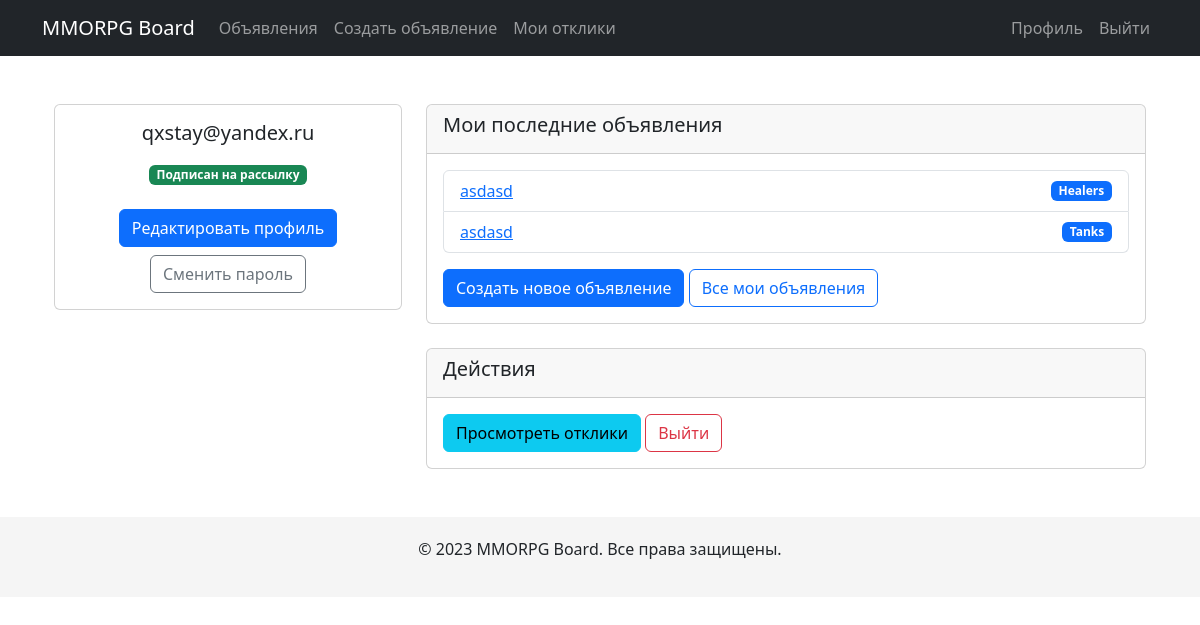
The app's page /account/profile/ (signed in), older data.
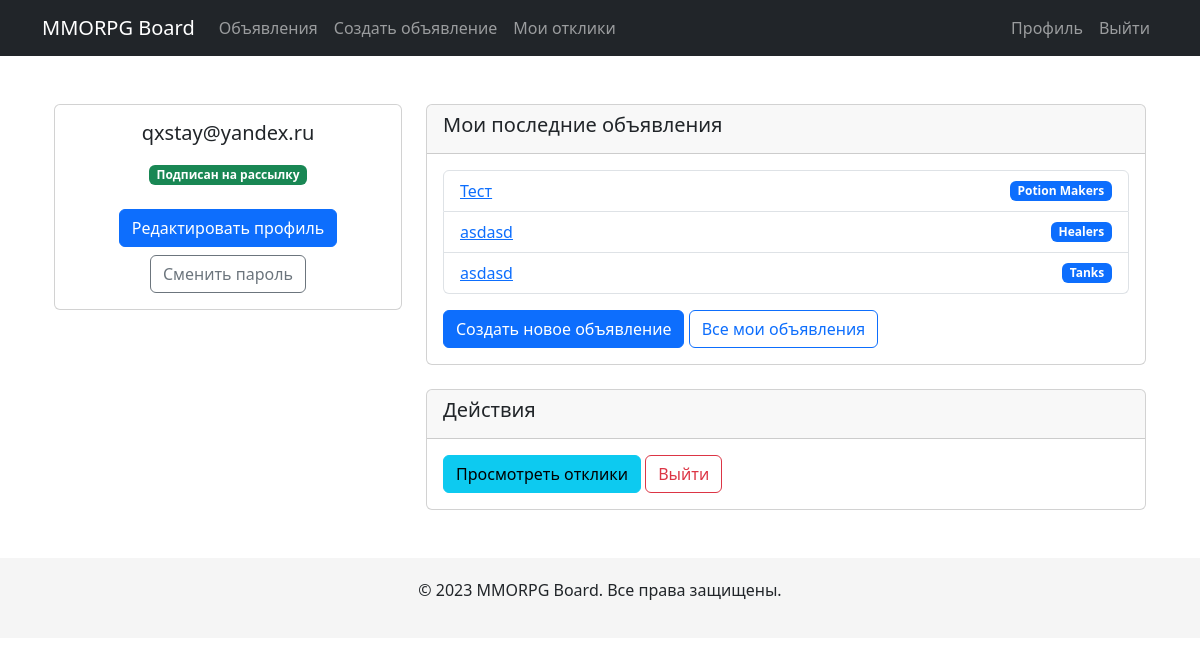
The same page, newer data.
### board/models.py (models this page shows, shortened)
class Post(models.Model):
    CATEGORY_CHOICES = [
        ('tanks', _('Tanks')),
        ('healers', _('Healers')),
        ('dd', _('Damage Dealers')),
        ('merchants', _('Merchants')),
        ('guildmasters', _('Guild Masters')),
        ('questgivers', _('Quest Givers')),
        ('blacksmiths', _('Blacksmiths')),
        ('tanners', _('Tanners')),
        ('potionmakers', _('Potion Makers')),
        ('spellmasters', _('Spell Masters')),
    ]
    author = models.ForeignKey(
        settings.AUTH_USER_MODEL,
        on_delete=models.CASCADE
    )
    category = models.CharField(max_length=20, choices=CATEGORY_CHOICES)
    title = models.CharField(_("Title"), max_length=200)
    content = models.TextField(_("Content"))
    created_at = models.DateTimeField(auto_now_add=True)
    updated_at = models.DateTimeField(auto_now=True)
    image = models.ImageField(upload_to='post_images/', blank=True, null=True)
    class Meta:
        ordering = ['-created_at']

### accounts/views.py (the view)
# urls.py: path('', views.ProfileView.as_view(), name='profile'),
class ProfileView(LoginRequiredMixin, TemplateView):
    template_name = 'accounts/profile.html'
    def get_context_data(self, **kwargs):
        context = super().get_context_data(**kwargs)
        context['user'] = self.request.user
        context['user_posts'] = Post.objects.filter(author=self.request.user)[:5]
        return context

### templates/accounts/profile.html (shortened to what this page needs)
{% extends 'base.html' %}
{% block content %}
<div class="container mt-5">
    <div class="row">
        <div class="col-md-4">
            <div class="card">
                <div class="card-body text-center">
                    <h5 class="card-title">{{ user.email }}</h5>
                    <p class="card-text">
                        {% if user.subscribed_to_news %}
                            <span class="badge bg-success">Подписан на рассылку</span>
                        {% else %}
                            <span class="badge bg-secondary">Не подписан на рассылку</span>
                        {% endif %}
                    </p>
                    <a href="{% url 'profile_edit' %}" class="btn btn-primary mt-2">Редактировать профиль</a>
                    <a href="{% url 'account_change_password' %}" class="btn btn-outline-secondary mt-2">Сменить пароль</a>
                </div>
            </div>
        </div>
        <div class="col-md-8">
            <div class="card">
                <div class="card-header">
                    <h5>Мои последние объявления</h5>
                </div>
                <div class="card-body">
                    {% if user_posts %}
                        <ul class="list-group">
                            {% for post in user_posts %}
                            <li class="list-group-item d-flex justify-content-between align-items-center">
                                <a href="{% url 'post_detail' post.pk %}">{{ post.title }}</a>
                                <span class="badge bg-primary">{{ post.get_category_display }}</span>
                            </li>
                            {% endfor %}
                        </ul>
                        <a href="{% url 'post_create' %}" class="btn btn-primary mt-3">Создать новое объявление</a>
                        <a href="#" class="btn btn-outline-primary mt-3">Все мои объявления</a>
                    {% else %}
                        <p>У вас пока нет объявлений.</p>
                        <a href="{% url 'post_create' %}" class="btn btn-primary">Создать первое объявление</a>
                    {% endif %}
                </div>
            </div>
            <div class="card mt-4">
                <div class="card-header">
                    <h5>Действия</h5>
                </div>
                <div class="card-body">
                    <a href="{% url 'response_list' %}" class="btn btn-info">Просмотреть отклики</a>
                    <a href="{% url 'account_logout' %}" class="btn btn-outline-danger">Выйти</a>
                </div>
            </div>
        </div>
    </div>
</div>
{% endblock %}

Row changes from the older to the newer data that the page shows:
added Post: title "Тест", category "Potion Makers"
